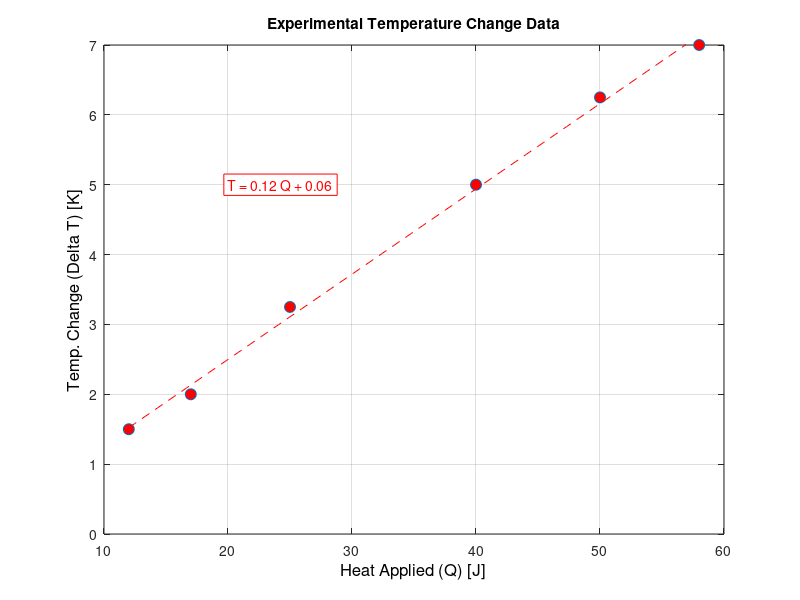

Here is the MATLAB script that generated this plot:
%Problem Statement: Plot the relationship between energy and change in
%temperature.

%Variables
%Heat - matrix containing heat applied data [J]
%Temp - matrix containing temperature change [K]
%x - matrix containing points to use for the trendline
%A - coefficients for the trend line
%m - slope
%b - y intercept
%y - equation for the trend line
%eq - text string to use for the trend line equation

clear
clc
close all

%Set matrices for data from the table

Heat=[12 17 25 40 50 58];
Temp=[1.50 2.00 3.25 5.00 6.25 7.00];

%Set the figure background color

figure('color','white')

%Plot the graph of heat vs. temperature change

plot(Heat,Temp,'o','MarkerSize',8,'MarkerFaceColor','red')

%Give the axes appropriate labels

xlabel('Heat Applied (Q) [J]','Color','black','FontSize',12)
ylabel('Temp. Change (Delta T) [K]','Color','black','FontSize',12)

%Turn gridlines on

grid on

%Give the graph a title

title('Experimental Temperature Change Data')

%Set the axis spacing

axis([10 60 0 7])

%Solve for the trendline, then plot it and place the equation on the graph

x=linspace(min(Heat),max(Heat),100);
A=polyfit(Heat,Temp,1);
m=A(1);
b=A(2);
y=m*x+b;
hold on
plot(x,y,'--r')
eq=sprintf('T = %0.2f Q + %0.2f',m,b);
text(20,5,eq,'BackgroundColor','white','EdgeColor','r','Color','r')
